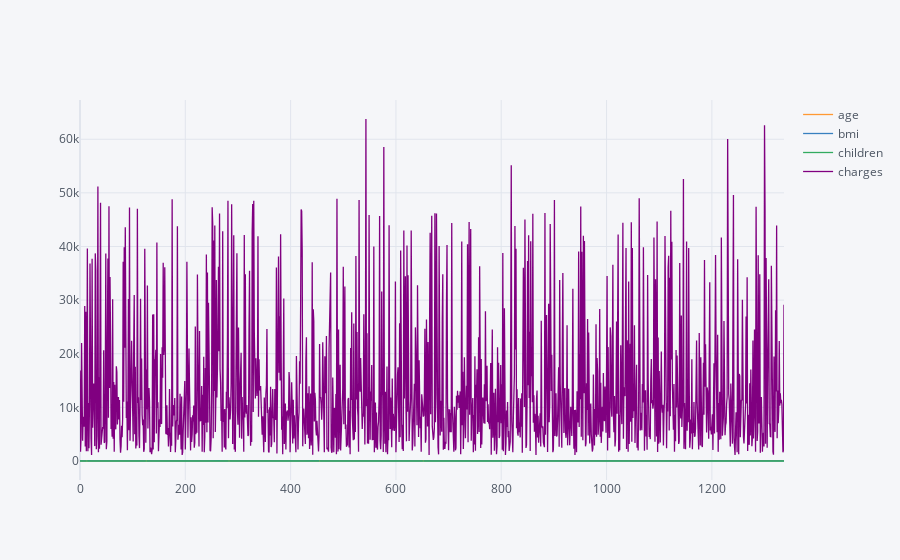

Notebook code for this chart:
### Markdown cell above
## Info- Healthy range of bmi is 18.5 to 24.9.

### Code cell
dataset2 = data[["age", "bmi", "children","charges"]]
dataset2.iplot()

### Figure 1 — Plotly figure (JSON) as saved in the notebook; plotly's stock layout.template omitted (floating-point values rounded to 4 significant figures; data arrays with more than 128 entries replaced by an {"elided": "..."} marker saying what was removed)
{"data": [{"line": {"color": "rgba(255, 153, 51, 1.0)", "dash": "solid", "shape": "linear", "width": 1.3}, "mode": "lines", "name": "age", "text": "", "type": "scatter", "x": {"elided": "1338 int values"}, "y": {"elided": "1338 int values"}}, {"line": {"color": "rgba(55, 128, 191, 1.0)", "dash": "solid", "shape": "linear", "width": 1.3}, "mode": "lines", "name": "bmi", "text": "", "type": "scatter", "x": {"elided": "1338 int values"}, "y": {"elided": "1338 mixed values"}}, {"line": {"color": "rgba(50, 171, 96, 1.0)", "dash": "solid", "shape": "linear", "width": 1.3}, "mode": "lines", "name": "children", "text": "", "type": "scatter", "x": {"elided": "1338 int values"}, "y": {"elided": "1338 int values"}}, {"line": {"color": "rgba(128, 0, 128, 1.0)", "dash": "solid", "shape": "linear", "width": 1.3}, "mode": "lines", "name": "charges", "text": "", "type": "scatter", "x": {"elided": "1338 int values"}, "y": {"elided": "1338 float values"}}], "layout": {"legend": {"bgcolor": "#F5F6F9", "font": {"color": "#4D5663"}}, "paper_bgcolor": "#F5F6F9", "plot_bgcolor": "#F5F6F9", "title": {"font": {"color": "#4D5663"}}, "xaxis": {"gridcolor": "#E1E5ED", "showgrid": true, "tickfont": {"color": "#4D5663"}, "title": {"font": {"color": "#4D5663"}, "text": ""}, "zerolinecolor": "#E1E5ED"}, "yaxis": {"gridcolor": "#E1E5ED", "showgrid": true, "tickfont": {"color": "#4D5663"}, "title": {"font": {"color": "#4D5663"}, "text": ""}, "zerolinecolor": "#E1E5ED"}}}
